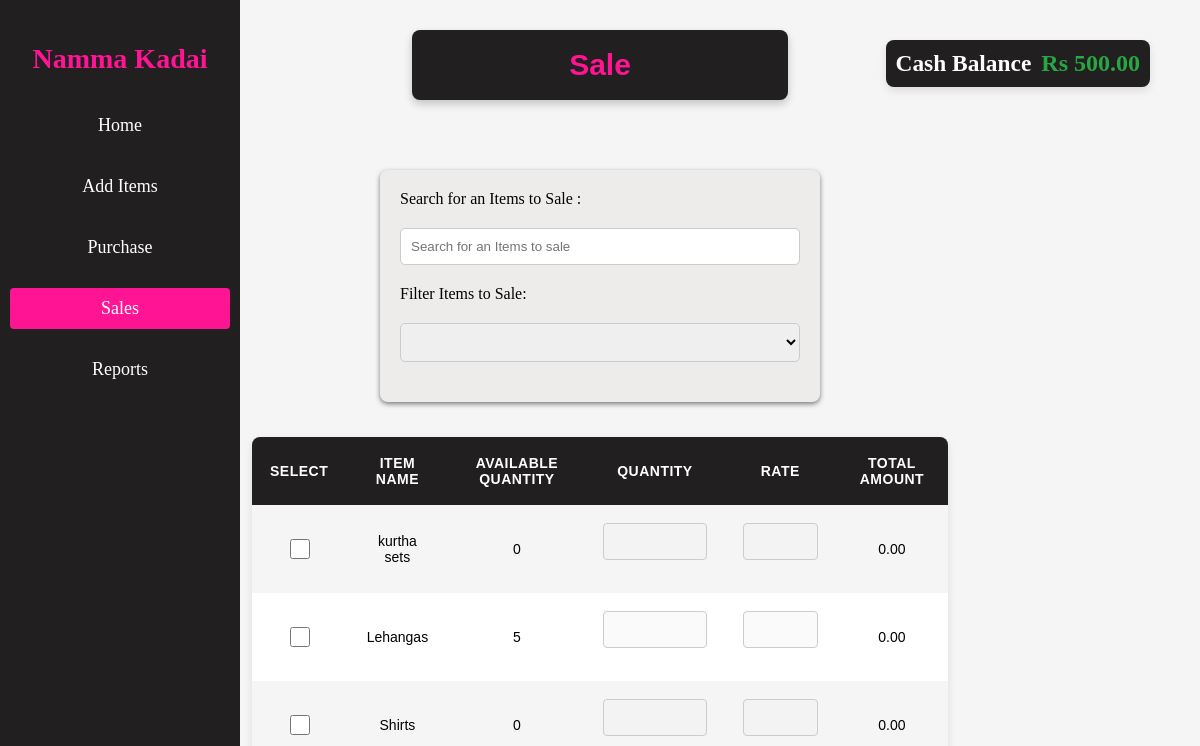
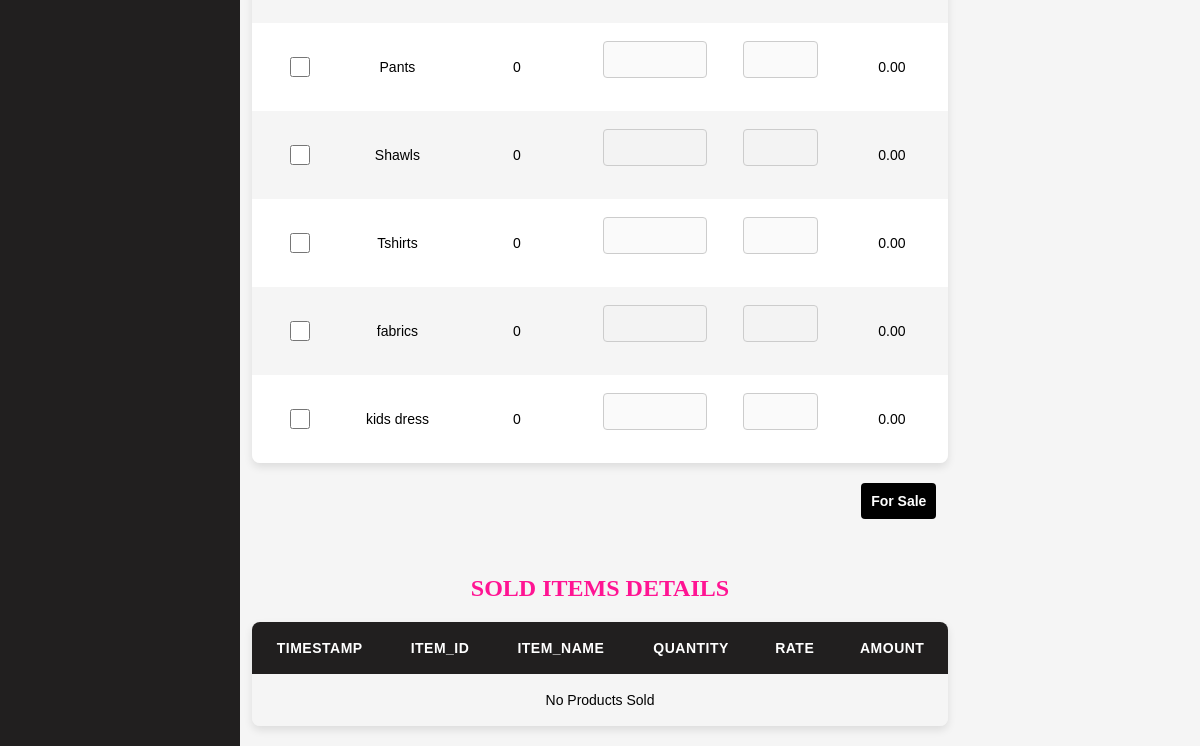
The page /addsale on the database as committed earlier (2 pictures, top to bottom).
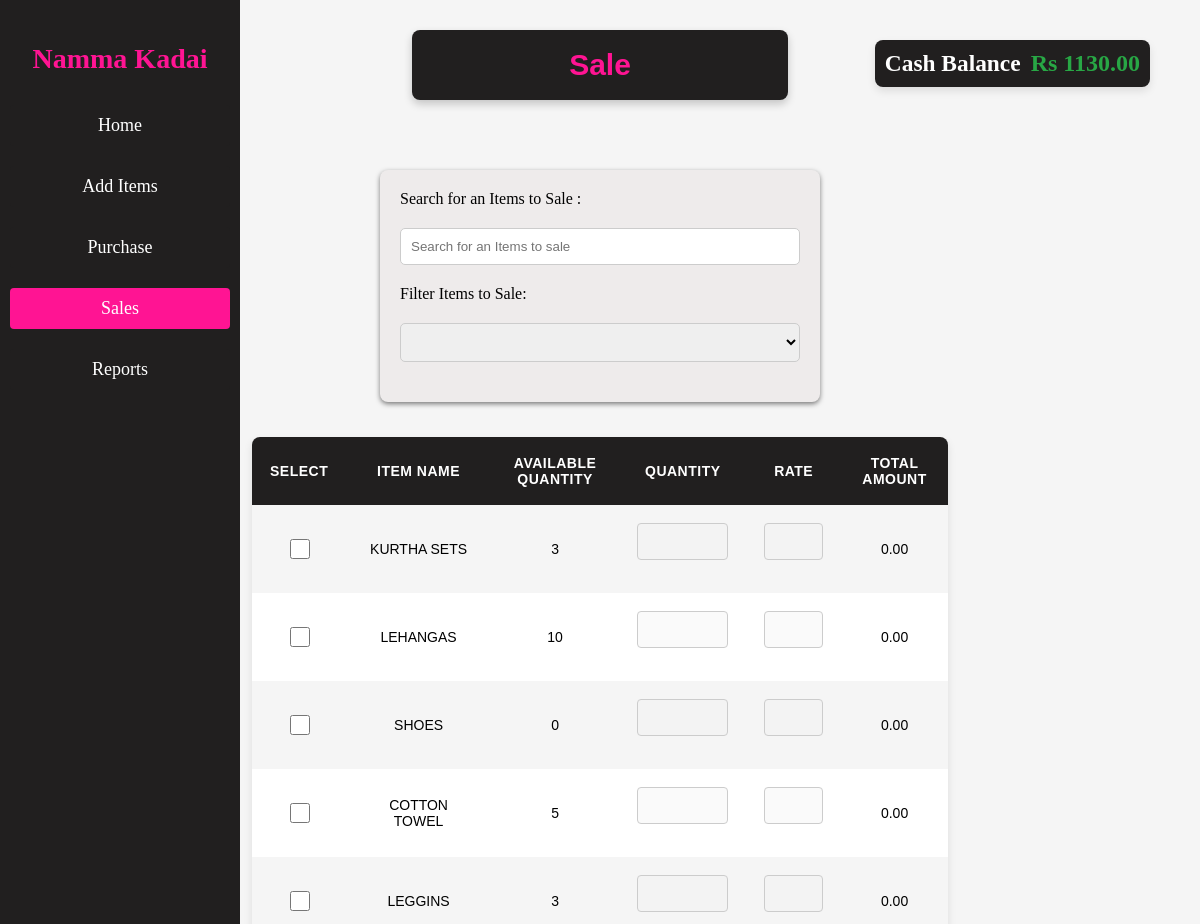
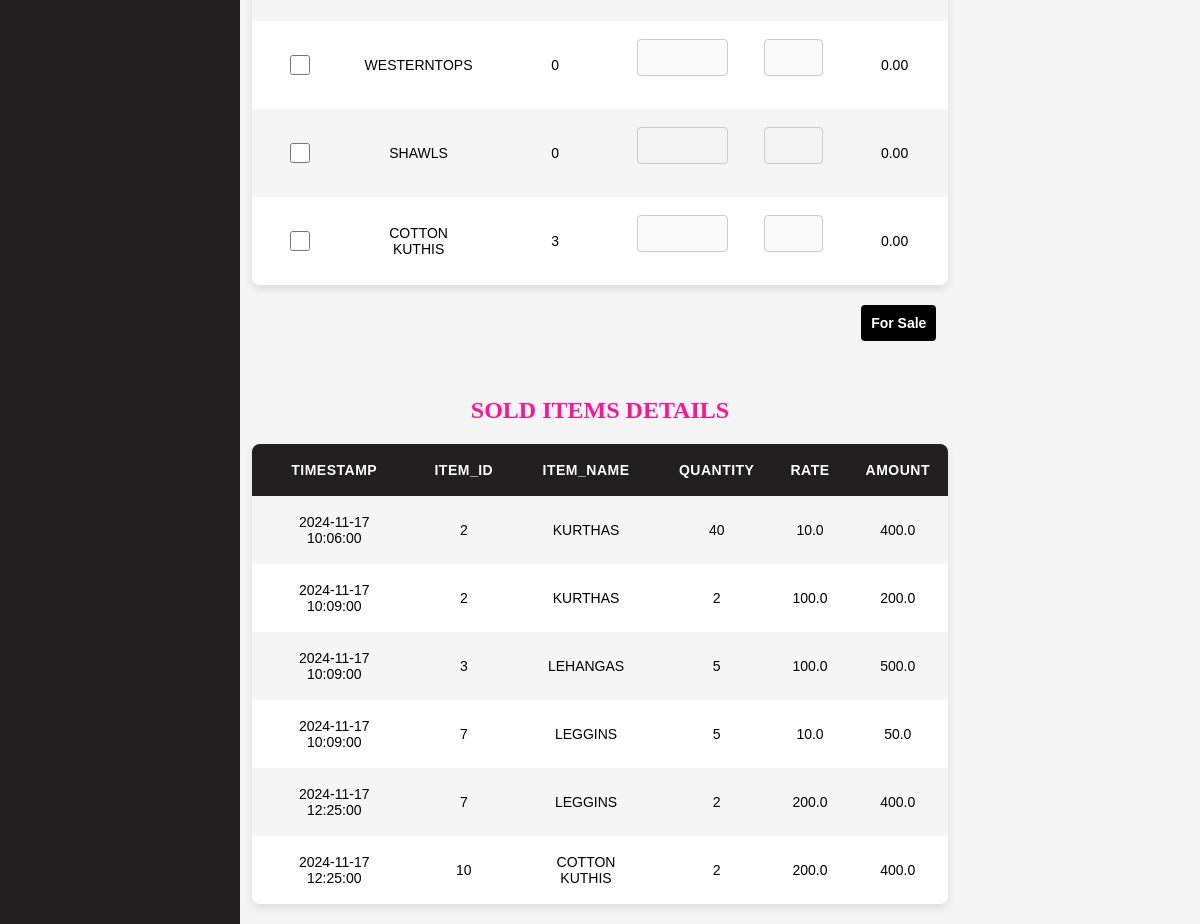
The same page on the database as committed later (2 pictures, top to bottom).
### models.py (models this page shows)
class CompanyModel(db.Model):
    __tablename__='company'
    id = db.Column(db.Integer, primary_key=True)
    company_name=db.Column(db.String(),nullable=False)
    cash_balance=db.Column(db.Float,default=1000.00)

class ItemModel(db.Model):
    __tablename__ ='item'
    item_id=db.Column(db.Integer,primary_key=True)
    item_name=db.Column(db.String(),nullable=False)
    qty=db.Column(db.Integer,default=0,nullable=False)  # Bonus column for item quantity

class SalesModel(db.Model):
    __tablename__ ='sales'
    sales_id=db.Column(db.Integer,primary_key=True)
    timestamp=db.Column(db.DateTime, default=local_time, nullable=False)
    item_id=db.Column(db.Integer,db.ForeignKey('item.item_id'),nullable=False)
    item_name=db.Column(db.String(),nullable=False)
    qty=db.Column(db.Integer,nullable=False)
    rate=db.Column(db.Float,nullable=False)
    amount=db.Column(db.Float,nullable=False)

### App.py (the view, shortened to what this page needs)
@app.route('/addsale',methods=['GET','POST'])
def sale():
    company=CompanyModel.query.first()
    items = ItemModel.query.all()
    soldtable = SalesModel.query.all()
    no_items =len(items)==0
    no_sale=len(soldtable)==0
    company.cash_balance = f'{company.cash_balance:.2f}'
    return render_template('add_sale.html', items=items, soldtable=soldtable,no_sale=no_sale, no_items=no_items,company=company)

### App.py (called while the page is built)
@app.context_processor
def inject_path():
    return {'current_path': request.path}

### templates/add_sale.html (shortened to what this page needs)
<!DOCTYPE html>
<html>
<head>
  <link rel="stylesheet" href="static/add_or_purchase_or_sale.css">
</head>
<body>
  <div class="sidebar">
    <h2>Namma Kadai</h2>
    <a href="{{ url_for('home') }}">Home</a>
    <a href="{{ url_for('additems') }}">Add Items</a>
    <a href="{{ url_for('purchase') }}">Purchase</a>
    <a href="{{ url_for('sale') }}" class="{% if current_path == url_for('sale') %}active{% endif %}">Sales</a>
    <a href="{{ url_for('reports')}}">Reports</a>
  </div>
  <div class="balance-container">
    <h3>Cash Balance</h3>
    <div class="balance-amount">Rs {{company.cash_balance}}</div>
  </div>
  <div class="title-bar">
    <h2>Sale</h2>
  </div>
  <div id="flash-messages">
    {% with messages = get_flashed_messages(with_categories=true) %}
    {% if messages %}
    {% for category, message in messages %}
    <p class="message {{ category }}">{{ message }}</p>
    {% endfor %}
    {% else %}
    <p>No flash messages</p>
    {% endif %}
    {% endwith %}
  </div>
  <form class="formcontainer" method="POST">
    <label>Search for an Items to Sale :</label>
    <input type="text" name="sale_name" placeholder="Search for an Items to sale" id="filter-input"
      onkeyup="filterTable()" autocomplete="off" required><br>
    <label for="filter-mode">Filter Items to Sale:</label>
    <select id="filter-mode" onchange="filterItems()">
      <option value="" placeholder=""></option>
      <option value="all">All Items</option>
    </select>
  </form>
  <form class="container" method="POST">
    <table id="items-table">
      <thead>
        <tr>
          <th>Select</th>
          <th>Item Name</th>
          <th>Available Quantity</th>
          <th>Quantity</th>
          <th>Rate</th>
          <th>Total Amount</th>
        </tr>
      </thead>
      <tbody>
        {% if no_items %}
        <tr>
          <td colspan="6" style="align-items: center;">No Products Sold</td>
        </tr>
        {% else %}
        {% for item in items %}
        <tr>
          <td>
            <input type="checkbox" name="selected_items[]" value="{{ item.item_id }}" onchange="toggleInputs(this)">
          </td>
          <td>{{ item.item_name }}</td>
          <td>{{ item.qty }}</td>
          <td>
            <input type="number" name="qty[]" required min="1" disabled oninput="calculateAmount(this.closest('tr'))">
          </td>
          <td>
            <input type="number" name="rate[]" required step="0.01" disabled
              oninput="calculateAmount(this.closest('tr'))">
          </td>
          <td class="amount">0.00</td>
        </tr>
        {% endfor %}
        {% endif %}
      </tbody>
    </table>
    <div class="button-container">
      <button type="submit">For Sale</button>
    </div>
  </form>
  <br><br>
  <h2>SOLD ITEMS DETAILS</h2>
  <table>
    <thead>
      <th>Timestamp</th>
      <th>Item_id</th>
      <th>item_name</th>
      <th>Quantity</th>
      <th>Rate</th>
      <th>Amount</th>
    </thead>
    <tbody>
      {% if no_sale %}
      <tr>
        <td colspan="6" style="align-items: center;">No Products Sold</td>
      </tr>
      {% else %}
      {% for items in soldtable %}
      <tr>
        <td>{{ items.timestamp }}</td>
        <td>{{ items.item_id }}</td>
        <td>{{items.item_name}}</td>
        <td>{{ items.qty }}</td>
        <td>{{ items.rate }}</td>
        <td>{{ items.amount }}</td>
      </tr>
      {% endfor %}
      {% endif %}
    </tbody>
  </table>
</body>
</html>

Rows that differ between the two databases and show on the page:
removed ItemModel: item_name "kurtha sets", qty "0"
removed ItemModel: item_name "Pants", qty "0"
changed CompanyModel: cash_balance "500.00" → "1130.00"
changed ItemModel: item_name "Lehangas" → "KURTHA SETS"; qty "5" → "3"
changed ItemModel: item_name "Shirts" → "LEHANGAS"; qty "0" → "10"
changed ItemModel: item_name "Shawls" → "SHOES"
changed ItemModel: item_name "Tshirts" → "COTTON TOWEL"; qty "0" → "5"
changed ItemModel: item_name "fabrics" → "LEGGINS"; qty "0" → "3"
changed ItemModel: item_name "kids dress" → "WESTERNTOPS"
added ItemModel: item_name "SHAWLS", qty "0"
added ItemModel: item_name "COTTON KUTHIS", qty "3"
added SalesModel: timestamp "2024-11-17 10:06:00", item_id "2", item_name "KURTHAS", qty "40", rate "10.0", amount "400.0"
added SalesModel: timestamp "2024-11-17 10:09:00", item_id "2", item_name "KURTHAS", qty "2", rate "100.0", amount "200.0"
added SalesModel: timestamp "2024-11-17 10:09:00", item_id "3", item_name "LEHANGAS", qty "5", rate "100.0", amount "500.0"
added SalesModel: timestamp "2024-11-17 10:09:00", item_id "7", item_name "LEGGINS", qty "5", rate "10.0", amount "50.0"
added SalesModel: timestamp "2024-11-17 12:25:00", item_id "7", item_name "LEGGINS", qty "2", rate "200.0", amount "400.0"
added SalesModel: timestamp "2024-11-17 12:25:00", item_id "10", item_name "COTTON KUTHIS", qty "2", rate "200.0", amount "400.0"
Other text that changed with them:
text no longer shown: "No Products Sold"
